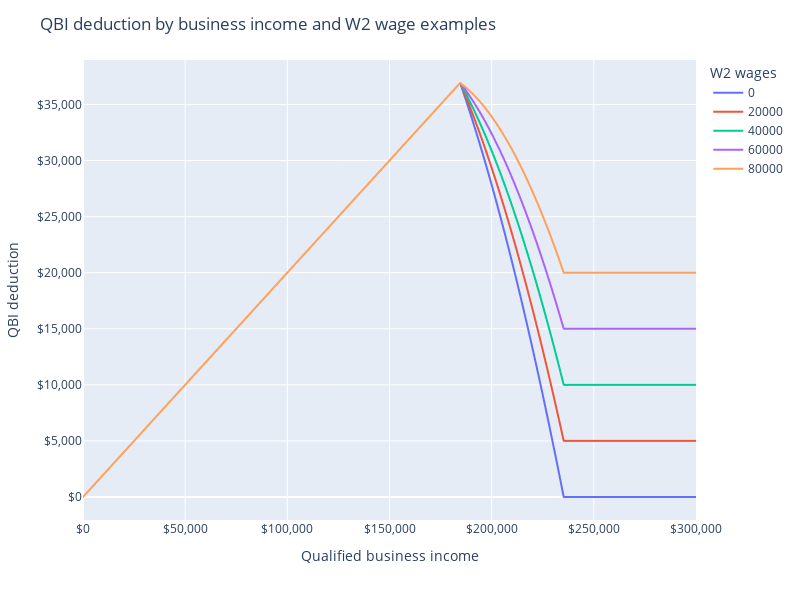

Source (notebook cell):
### Code cell
px.line(qbi_df, color="W2 wages", x="Qualified business income", y="QBI deduction").update_layout(
    title="QBI deduction by business income and W2 wage examples",
    width=800,
    height=600,
    xaxis_tickformat="$,.0f",
    yaxis_tickformat="$,.0f",
)

### Figure 1 — Plotly figure (JSON) as saved in the notebook; plotly's stock layout.template omitted (floating-point values rounded to 4 significant figures; data arrays with more than 128 entries replaced by an {"elided": "..."} marker saying what was removed)
{"data": [{"hovertemplate": "W2 wages=0<br>Qualified business income=%{x}<br>QBI deduction=%{y}<extra></extra>", "legendgroup": "0", "line": {"color": "#636efa", "dash": "solid"}, "marker": {"symbol": "circle"}, "mode": "lines", "name": "0", "showlegend": true, "type": "scattergl", "x": {"elided": "3001 int values"}, "xaxis": "x", "y": {"elided": "3001 float values"}, "yaxis": "y"}, {"hovertemplate": "W2 wages=20000<br>Qualified business income=%{x}<br>QBI deduction=%{y}<extra></extra>", "legendgroup": "20000", "line": {"color": "#EF553B", "dash": "solid"}, "marker": {"symbol": "circle"}, "mode": "lines", "name": "20000", "showlegend": true, "type": "scattergl", "x": {"elided": "3001 int values"}, "xaxis": "x", "y": {"elided": "3001 float values"}, "yaxis": "y"}, {"hovertemplate": "W2 wages=40000<br>Qualified business income=%{x}<br>QBI deduction=%{y}<extra></extra>", "legendgroup": "40000", "line": {"color": "#00cc96", "dash": "solid"}, "marker": {"symbol": "circle"}, "mode": "lines", "name": "40000", "showlegend": true, "type": "scattergl", "x": {"elided": "3001 int values"}, "xaxis": "x", "y": {"elided": "3001 float values"}, "yaxis": "y"}, {"hovertemplate": "W2 wages=60000<br>Qualified business income=%{x}<br>QBI deduction=%{y}<extra></extra>", "legendgroup": "60000", "line": {"color": "#ab63fa", "dash": "solid"}, "marker": {"symbol": "circle"}, "mode": "lines", "name": "60000", "showlegend": true, "type": "scattergl", "x": {"elided": "3001 int values"}, "xaxis": "x", "y": {"elided": "3001 float values"}, "yaxis": "y"}, {"hovertemplate": "W2 wages=80000<br>Qualified business income=%{x}<br>QBI deduction=%{y}<extra></extra>", "legendgroup": "80000", "line": {"color": "#FFA15A", "dash": "solid"}, "marker": {"symbol": "circle"}, "mode": "lines", "name": "80000", "showlegend": true, "type": "scattergl", "x": {"elided": "3001 int values"}, "xaxis": "x", "y": {"elided": "3001 float values"}, "yaxis": "y"}], "layout": {"height": 600, "legend": {"title": {"text": "W2 wages"}, "tracegroupgap": 0}, "margin": {"t": 60}, "title": {"text": "QBI deduction by business income and W2 wage examples"}, "width": 800, "xaxis": {"anchor": "y", "domain": [0, 1], "tickformat": "$,.0f", "title": {"text": "Qualified business income"}}, "yaxis": {"anchor": "x", "domain": [0, 1], "tickformat": "$,.0f", "title": {"text": "QBI deduction"}}}}
